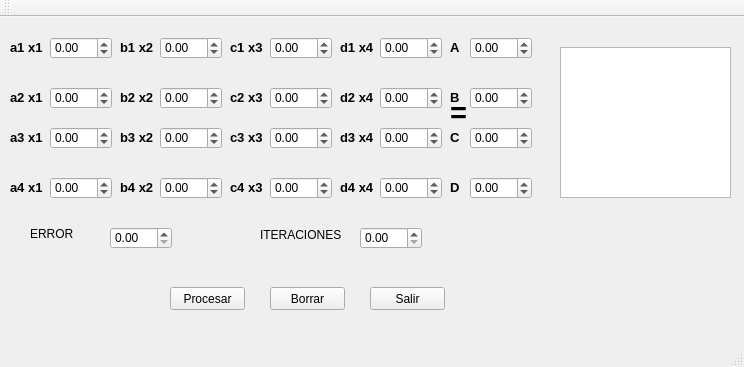
<?xml version="1.0" encoding="UTF-8"?>
<ui version="4.0">
 <class>MainWindow</class>
 <widget class="QMainWindow" name="MainWindow">
  <property name="geometry">
   <rect>
    <x>0</x>
    <y>0</y>
    <width>744</width>
    <height>367</height>
   </rect>
  </property>
  <property name="windowTitle">
   <string>MainWindow</string>
  </property>
  <widget class="QWidget" name="centralWidget">
   <widget class="QDoubleSpinBox" name="E00">
    <property name="geometry">
     <rect>
      <x>50</x>
      <y>20</y>
      <width>62</width>
      <height>22</height>
     </rect>
    </property>
    <property name="minimum">
     <double>-100.000000000000000</double>
    </property>
   </widget>
   <widget class="QDoubleSpinBox" name="E10">
    <property name="geometry">
     <rect>
      <x>50</x>
      <y>70</y>
      <width>62</width>
      <height>22</height>
     </rect>
    </property>
    <property name="minimum">
     <double>-99.000000000000000</double>
    </property>
   </widget>
   <widget class="QDoubleSpinBox" name="E20">
    <property name="geometry">
     <rect>
      <x>50</x>
      <y>110</y>
      <width>62</width>
      <height>22</height>
     </rect>
    </property>
    <property name="minimum">
     <double>-99.000000000000000</double>
    </property>
   </widget>
   <widget class="QDoubleSpinBox" name="E30">
    <property name="geometry">
     <rect>
      <x>50</x>
      <y>160</y>
      <width>62</width>
      <height>22</height>
     </rect>
    </property>
    <property name="minimum">
     <double>-99.000000000000000</double>
    </property>
   </widget>
   <widget class="QDoubleSpinBox" name="E01">
    <property name="geometry">
     <rect>
      <x>160</x>
      <y>20</y>
      <width>62</width>
      <height>22</height>
     </rect>
    </property>
    <property name="minimum">
     <double>-99.000000000000000</double>
    </property>
   </widget>
   <widget class="QDoubleSpinBox" name="E11">
    <property name="geometry">
     <rect>
      <x>160</x>
      <y>70</y>
      <width>62</width>
      <height>22</height>
     </rect>
    </property>
    <property name="minimum">
     <double>-99.000000000000000</double>
    </property>
   </widget>
   <widget class="QDoubleSpinBox" name="E21">
    <property name="geometry">
     <rect>
      <x>160</x>
      <y>110</y>
      <width>62</width>
      <height>22</height>
     </rect>
    </property>
    <property name="minimum">
     <double>-99.000000000000000</double>
    </property>
   </widget>
   <widget class="QDoubleSpinBox" name="E31">
    <property name="geometry">
     <rect>
      <x>160</x>
      <y>160</y>
      <width>62</width>
      <height>22</height>
     </rect>
    </property>
    <property name="minimum">
     <double>-99.000000000000000</double>
    </property>
   </widget>
   <widget class="QDoubleSpinBox" name="E02">
    <property name="geometry">
     <rect>
      <x>270</x>
      <y>20</y>
      <width>62</width>
      <height>22</height>
     </rect>
    </property>
    <property name="minimum">
     <double>-99.000000000000000</double>
    </property>
   </widget>
   <widget class="QDoubleSpinBox" name="E12">
    <property name="geometry">
     <rect>
      <x>270</x>
      <y>70</y>
      <width>62</width>
      <height>22</height>
     </rect>
    </property>
    <property name="minimum">
     <double>-99.000000000000000</double>
    </property>
   </widget>
   <widget class="QDoubleSpinBox" name="E22">
    <property name="geometry">
     <rect>
      <x>270</x>
      <y>110</y>
      <width>62</width>
      <height>22</height>
     </rect>
    </property>
    <property name="minimum">
     <double>-99.000000000000000</double>
    </property>
   </widget>
   <widget class="QDoubleSpinBox" name="E32">
    <property name="geometry">
     <rect>
      <x>270</x>
      <y>160</y>
      <width>62</width>
      <height>22</height>
     </rect>
    </property>
    <property name="minimum">
     <double>-99.000000000000000</double>
    </property>
   </widget>
   <widget class="QDoubleSpinBox" name="E03">
    <property name="geometry">
     <rect>
      <x>380</x>
      <y>20</y>
      <width>62</width>
      <height>22</height>
     </rect>
    </property>
    <property name="minimum">
     <double>-99.000000000000000</double>
    </property>
   </widget>
   <widget class="QDoubleSpinBox" name="E13">
    <property name="geometry">
     <rect>
      <x>380</x>
      <y>70</y>
      <width>62</width>
      <height>22</height>
     </rect>
    </property>
    <property name="minimum">
     <double>-99.000000000000000</double>
    </property>
   </widget>
   <widget class="QDoubleSpinBox" name="E23">
    <property name="geometry">
     <rect>
      <x>380</x>
      <y>110</y>
      <width>62</width>
      <height>22</height>
     </rect>
    </property>
    <property name="minimum">
     <double>-99.000000000000000</double>
    </property>
   </widget>
   <widget class="QDoubleSpinBox" name="E33">
    <property name="geometry">
     <rect>
      <x>380</x>
      <y>160</y>
      <width>62</width>
      <height>22</height>
     </rect>
    </property>
    <property name="minimum">
     <double>-99.000000000000000</double>
    </property>
   </widget>
   <widget class="QTextEdit" name="Texto">
    <property name="geometry">
     <rect>
      <x>560</x>
      <y>30</y>
      <width>171</width>
      <height>151</height>
     </rect>
    </property>
   </widget>
   <widget class="QDoubleSpinBox" name="R1">
    <property name="geometry">
     <rect>
      <x>470</x>
      <y>20</y>
      <width>62</width>
      <height>22</height>
     </rect>
    </property>
    <property name="minimum">
     <double>-99.000000000000000</double>
    </property>
   </widget>
   <widget class="QDoubleSpinBox" name="R2">
    <property name="geometry">
     <rect>
      <x>470</x>
      <y>70</y>
      <width>62</width>
      <height>22</height>
     </rect>
    </property>
    <property name="minimum">
     <double>-99.000000000000000</double>
    </property>
   </widget>
   <widget class="QDoubleSpinBox" name="R3">
    <property name="geometry">
     <rect>
      <x>470</x>
      <y>110</y>
      <width>62</width>
      <height>22</height>
     </rect>
    </property>
    <property name="minimum">
     <double>-99.000000000000000</double>
    </property>
   </widget>
   <widget class="QDoubleSpinBox" name="R4">
    <property name="geometry">
     <rect>
      <x>470</x>
      <y>160</y>
      <width>62</width>
      <height>22</height>
     </rect>
    </property>
    <property name="minimum">
     <double>-99.000000000000000</double>
    </property>
   </widget>
   <widget class="QPushButton" name="procesar">
    <property name="geometry">
     <rect>
      <x>170</x>
      <y>270</y>
      <width>75</width>
      <height>23</height>
     </rect>
    </property>
    <property name="text">
     <string>Procesar</string>
    </property>
   </widget>
   <widget class="QPushButton" name="borrar">
    <property name="geometry">
     <rect>
      <x>270</x>
      <y>270</y>
      <width>75</width>
      <height>23</height>
     </rect>
    </property>
    <property name="text">
     <string>Borrar</string>
    </property>
   </widget>
   <widget class="QPushButton" name="salir">
    <property name="geometry">
     <rect>
      <x>370</x>
      <y>270</y>
      <width>75</width>
      <height>23</height>
     </rect>
    </property>
    <property name="text">
     <string>Salir</string>
    </property>
   </widget>
   <widget class="QLabel" name="label">
    <property name="geometry">
     <rect>
      <x>450</x>
      <y>70</y>
      <width>21</width>
      <height>51</height>
     </rect>
    </property>
    <property name="font">
     <font>
      <pointsize>22</pointsize>
      <weight>75</weight>
      <bold>true</bold>
     </font>
    </property>
    <property name="text">
     <string>=</string>
    </property>
   </widget>
   <widget class="QLabel" name="label_2">
    <property name="geometry">
     <rect>
      <x>10</x>
      <y>20</y>
      <width>47</width>
      <height>21</height>
     </rect>
    </property>
    <property name="font">
     <font>
      <pointsize>10</pointsize>
      <weight>75</weight>
      <bold>true</bold>
     </font>
    </property>
    <property name="text">
     <string>a1 x1</string>
    </property>
   </widget>
   <widget class="QLabel" name="label_3">
    <property name="geometry">
     <rect>
      <x>10</x>
      <y>70</y>
      <width>47</width>
      <height>21</height>
     </rect>
    </property>
    <property name="font">
     <font>
      <pointsize>10</pointsize>
      <weight>75</weight>
      <bold>true</bold>
     </font>
    </property>
    <property name="text">
     <string>a2 x1</string>
    </property>
   </widget>
   <widget class="QLabel" name="label_4">
    <property name="geometry">
     <rect>
      <x>10</x>
      <y>110</y>
      <width>47</width>
      <height>21</height>
     </rect>
    </property>
    <property name="font">
     <font>
      <pointsize>10</pointsize>
      <weight>75</weight>
      <bold>true</bold>
     </font>
    </property>
    <property name="text">
     <string>a3 x1</string>
    </property>
   </widget>
   <widget class="QLabel" name="label_5">
    <property name="geometry">
     <rect>
      <x>10</x>
      <y>160</y>
      <width>47</width>
      <height>21</height>
     </rect>
    </property>
    <property name="font">
     <font>
      <pointsize>10</pointsize>
      <weight>75</weight>
      <bold>true</bold>
     </font>
    </property>
    <property name="text">
     <string>a4 x1</string>
    </property>
   </widget>
   <widget class="QLabel" name="label_6">
    <property name="geometry">
     <rect>
      <x>120</x>
      <y>20</y>
      <width>47</width>
      <height>21</height>
     </rect>
    </property>
    <property name="font">
     <font>
      <pointsize>10</pointsize>
      <weight>75</weight>
      <bold>true</bold>
     </font>
    </property>
    <property name="text">
     <string>b1 x2</string>
    </property>
   </widget>
   <widget class="QLabel" name="label_7">
    <property name="geometry">
     <rect>
      <x>120</x>
      <y>70</y>
      <width>47</width>
      <height>21</height>
     </rect>
    </property>
    <property name="font">
     <font>
      <pointsize>10</pointsize>
      <weight>75</weight>
      <bold>true</bold>
     </font>
    </property>
    <property name="text">
     <string>b2 x2</string>
    </property>
   </widget>
   <widget class="QLabel" name="label_8">
    <property name="geometry">
     <rect>
      <x>120</x>
      <y>110</y>
      <width>47</width>
      <height>21</height>
     </rect>
    </property>
    <property name="font">
     <font>
      <pointsize>10</pointsize>
      <weight>75</weight>
      <bold>true</bold>
     </font>
    </property>
    <property name="text">
     <string>b3 x2</string>
    </property>
   </widget>
   <widget class="QLabel" name="label_9">
    <property name="geometry">
     <rect>
      <x>120</x>
      <y>160</y>
      <width>47</width>
      <height>21</height>
     </rect>
    </property>
    <property name="font">
     <font>
      <pointsize>10</pointsize>
      <weight>75</weight>
      <bold>true</bold>
     </font>
    </property>
    <property name="text">
     <string>b4 x2</string>
    </property>
   </widget>
   <widget class="QLabel" name="label_10">
    <property name="geometry">
     <rect>
      <x>230</x>
      <y>20</y>
      <width>47</width>
      <height>21</height>
     </rect>
    </property>
    <property name="font">
     <font>
      <pointsize>10</pointsize>
      <weight>75</weight>
      <bold>true</bold>
     </font>
    </property>
    <property name="text">
     <string>c1 x3</string>
    </property>
   </widget>
   <widget class="QLabel" name="label_11">
    <property name="geometry">
     <rect>
      <x>230</x>
      <y>70</y>
      <width>47</width>
      <height>21</height>
     </rect>
    </property>
    <property name="font">
     <font>
      <pointsize>10</pointsize>
      <weight>75</weight>
      <bold>true</bold>
     </font>
    </property>
    <property name="text">
     <string>c2 x3</string>
    </property>
   </widget>
   <widget class="QLabel" name="label_12">
    <property name="geometry">
     <rect>
      <x>230</x>
      <y>110</y>
      <width>47</width>
      <height>21</height>
     </rect>
    </property>
    <property name="font">
     <font>
      <pointsize>10</pointsize>
      <weight>75</weight>
      <bold>true</bold>
     </font>
    </property>
    <property name="text">
     <string>c3 x3</string>
    </property>
   </widget>
   <widget class="QLabel" name="label_13">
    <property name="geometry">
     <rect>
      <x>230</x>
      <y>160</y>
      <width>47</width>
      <height>21</height>
     </rect>
    </property>
    <property name="font">
     <font>
      <pointsize>10</pointsize>
      <weight>75</weight>
      <bold>true</bold>
     </font>
    </property>
    <property name="text">
     <string>c4 x3</string>
    </property>
   </widget>
   <widget class="QLabel" name="label_14">
    <property name="geometry">
     <rect>
      <x>340</x>
      <y>20</y>
      <width>47</width>
      <height>21</height>
     </rect>
    </property>
    <property name="font">
     <font>
      <pointsize>10</pointsize>
      <weight>75</weight>
      <bold>true</bold>
     </font>
    </property>
    <property name="text">
     <string>d1 x4</string>
    </property>
   </widget>
   <widget class="QLabel" name="label_15">
    <property name="geometry">
     <rect>
      <x>340</x>
      <y>70</y>
      <width>47</width>
      <height>21</height>
     </rect>
    </property>
    <property name="font">
     <font>
      <pointsize>10</pointsize>
      <weight>75</weight>
      <bold>true</bold>
     </font>
    </property>
    <property name="text">
     <string>d2 x4</string>
    </property>
   </widget>
   <widget class="QLabel" name="label_16">
    <property name="geometry">
     <rect>
      <x>340</x>
      <y>110</y>
      <width>47</width>
      <height>21</height>
     </rect>
    </property>
    <property name="font">
     <font>
      <pointsize>10</pointsize>
      <weight>75</weight>
      <bold>true</bold>
     </font>
    </property>
    <property name="text">
     <string>d3 x4</string>
    </property>
   </widget>
   <widget class="QLabel" name="label_17">
    <property name="geometry">
     <rect>
      <x>340</x>
      <y>160</y>
      <width>47</width>
      <height>21</height>
     </rect>
    </property>
    <property name="font">
     <font>
      <pointsize>10</pointsize>
      <weight>75</weight>
      <bold>true</bold>
     </font>
    </property>
    <property name="text">
     <string>d4 x4</string>
    </property>
   </widget>
   <widget class="QLabel" name="label_18">
    <property name="geometry">
     <rect>
      <x>450</x>
      <y>20</y>
      <width>21</width>
      <height>21</height>
     </rect>
    </property>
    <property name="font">
     <font>
      <pointsize>10</pointsize>
      <weight>75</weight>
      <bold>true</bold>
     </font>
    </property>
    <property name="text">
     <string>A</string>
    </property>
   </widget>
   <widget class="QLabel" name="label_19">
    <property name="geometry">
     <rect>
      <x>450</x>
      <y>70</y>
      <width>21</width>
      <height>21</height>
     </rect>
    </property>
    <property name="font">
     <font>
      <pointsize>10</pointsize>
      <weight>75</weight>
      <bold>true</bold>
     </font>
    </property>
    <property name="text">
     <string>B</string>
    </property>
   </widget>
   <widget class="QLabel" name="label_20">
    <property name="geometry">
     <rect>
      <x>450</x>
      <y>110</y>
      <width>21</width>
      <height>21</height>
     </rect>
    </property>
    <property name="font">
     <font>
      <pointsize>10</pointsize>
      <weight>75</weight>
      <bold>true</bold>
     </font>
    </property>
    <property name="text">
     <string>C</string>
    </property>
   </widget>
   <widget class="QLabel" name="label_21">
    <property name="geometry">
     <rect>
      <x>450</x>
      <y>160</y>
      <width>21</width>
      <height>21</height>
     </rect>
    </property>
    <property name="font">
     <font>
      <pointsize>10</pointsize>
      <weight>75</weight>
      <bold>true</bold>
     </font>
    </property>
    <property name="text">
     <string>D</string>
    </property>
   </widget>
   <widget class="QDoubleSpinBox" name="error">
    <property name="geometry">
     <rect>
      <x>110</x>
      <y>210</y>
      <width>62</width>
      <height>22</height>
     </rect>
    </property>
   </widget>
   <widget class="QDoubleSpinBox" name="iter">
    <property name="geometry">
     <rect>
      <x>360</x>
      <y>210</y>
      <width>62</width>
      <height>22</height>
     </rect>
    </property>
   </widget>
   <widget class="QLabel" name="label_22">
    <property name="geometry">
     <rect>
      <x>30</x>
      <y>210</y>
      <width>47</width>
      <height>13</height>
     </rect>
    </property>
    <property name="text">
     <string>ERROR</string>
    </property>
   </widget>
   <widget class="QLabel" name="label_23">
    <property name="geometry">
     <rect>
      <x>260</x>
      <y>210</y>
      <width>101</width>
      <height>16</height>
     </rect>
    </property>
    <property name="text">
     <string>ITERACIONES</string>
    </property>
   </widget>
  </widget>
  <widget class="QMenuBar" name="menuBar">
   <property name="geometry">
    <rect>
     <x>0</x>
     <y>0</y>
     <width>744</width>
     <height>21</height>
    </rect>
   </property>
  </widget>
  <widget class="QToolBar" name="mainToolBar">
   <attribute name="toolBarArea">
    <enum>TopToolBarArea</enum>
   </attribute>
   <attribute name="toolBarBreak">
    <bool>false</bool>
   </attribute>
  </widget>
  <widget class="QStatusBar" name="statusBar"/>
 </widget>
 <layoutdefault spacing="6" margin="11"/>
 <resources/>
 <connections/>
</ui>
